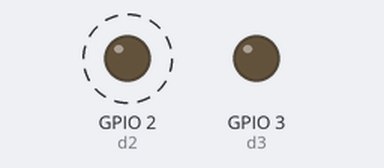
Recording of a program running on a simulated ESP32. On the bench: output pins drawn as LEDs (lit = HIGH). Dashed ring = blinking. Pins used as bus, display or sensor lines are not drawn.

Above: at 0.5 s.
At 3.5 s:
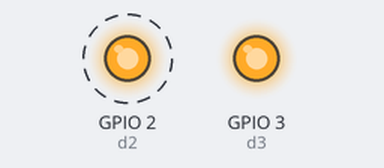
Timing chart, 0 to 5.2 s (numbered marks = the images above):
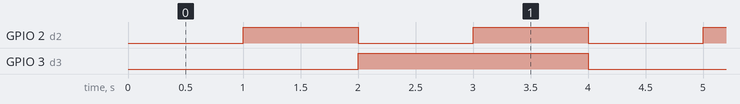

The program:

main.cpp
```cpp
#include <Arduino.h>

#define d2 2
#define d3 3
#define d4 4

void service_timer1()
{
  digitalWrite(d2, !digitalRead(d2));
}
void service_timer2()
{
  digitalWrite(d3, !digitalRead(d3));
}
void service_timer3()
{
  digitalWrite(d4, !digitalRead(d4));
}
hw_timer_t *times[3] = {nullptr};
void Init_timers()
{
  times[0] = timerBegin(1, 80, true);
  timerAttachInterrupt(times[0], service_timer1, true);
  timerAlarmWrite(times[0], 1000000, true);
  timerAlarmEnable(times[0]);

  times[1] = timerBegin(1, 80, true);
  timerAttachInterrupt(times[1], service_timer2, true);
  timerAlarmWrite(times[1], 2000000, true);
  timerAlarmEnable(times[1]);

  times[2] = timerBegin(1, 80, true);
  timerAttachInterrupt(times[2], service_timer3, true);
  timerAlarmWrite(times[2], 3000000, true);
  timerAlarmEnable(times[2]);
}

void setup()
{

  pinMode(d2, OUTPUT);
  pinMode(d3, OUTPUT);
  pinMode(d4, OUTPUT);
  Init_timers();
}

void loop()
{
}
```

Measured:
- by itself, GPIO 2 (d2): alternates HIGH for 1.0 s and LOW for 1.0 s
- by itself, GPIO 3 (d3): alternates HIGH for 2.0 s and LOW for 2.0 s
- by itself, everything shown: repeats every 4.0 s, in 4 steps
